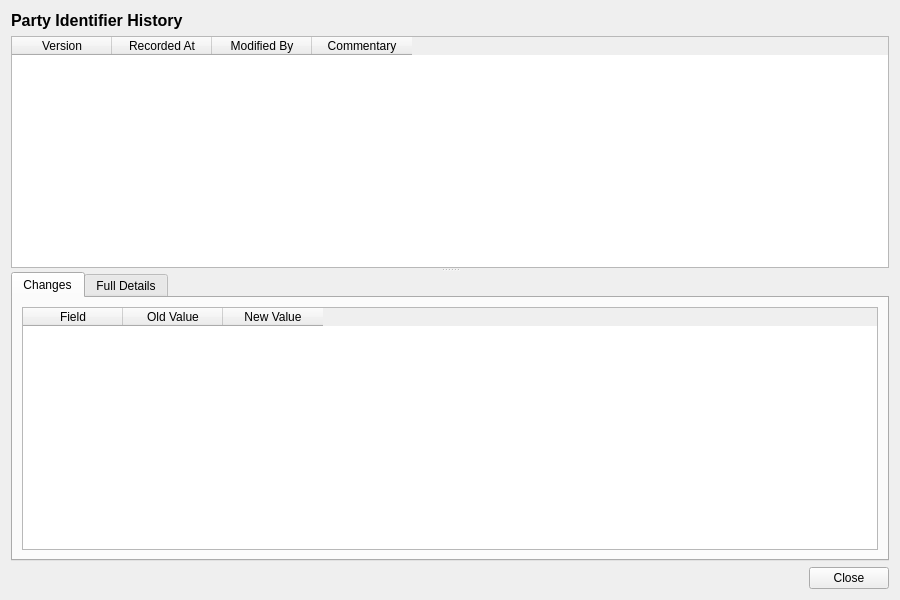
<?xml version="1.0" encoding="UTF-8"?>
<ui version="4.0">
 <class>PartyIdentifierHistoryDialog</class>
 <widget class="QWidget" name="PartyIdentifierHistoryDialog">
  <property name="geometry">
   <rect>
    <x>0</x>
    <y>0</y>
    <width>900</width>
    <height>600</height>
   </rect>
  </property>
  <property name="windowTitle">
   <string>Party Identifier History</string>
  </property>
  <layout class="QVBoxLayout" name="verticalLayout">
   <item>
    <widget class="QLabel" name="titleLabel">
     <property name="font">
      <font>
       <pointsize>12</pointsize>
       <bold>true</bold>
      </font>
     </property>
     <property name="text">
      <string>Party Identifier History</string>
     </property>
    </widget>
   </item>
   <item>
    <widget class="QSplitter" name="splitter">
     <property name="orientation">
      <enum>Qt::Vertical</enum>
     </property>
     <widget class="QTableWidget" name="versionListWidget">
      <property name="minimumHeight">
       <number>150</number>
      </property>
      <property name="maximumHeight">
       <number>250</number>
      </property>
      <property name="alternatingRowColors">
       <bool>true</bool>
      </property>
      <property name="editTriggers">
       <set>QAbstractItemView::NoEditTriggers</set>
      </property>
      <property name="selectionMode">
       <enum>QAbstractItemView::SingleSelection</enum>
      </property>
      <property name="selectionBehavior">
       <enum>QAbstractItemView::SelectRows</enum>
      </property>
      <column>
       <property name="text">
        <string>Version</string>
       </property>
      </column>
      <column>
       <property name="text">
        <string>Recorded At</string>
       </property>
      </column>
      <column>
       <property name="text">
        <string>Modified By</string>
       </property>
      </column>
      <column>
       <property name="text">
        <string>Commentary</string>
       </property>
      </column>
     </widget>
     <widget class="QWidget" name="detailWidget">
      <layout class="QVBoxLayout" name="detailLayout">
       <property name="leftMargin">
        <number>0</number>
       </property>
       <property name="topMargin">
        <number>0</number>
       </property>
       <property name="rightMargin">
        <number>0</number>
       </property>
       <property name="bottomMargin">
        <number>0</number>
       </property>
       <item>
        <widget class="QTabWidget" name="tabWidget">
         <property name="currentIndex">
          <number>0</number>
         </property>
         <widget class="QWidget" name="changesTab">
          <attribute name="title">
           <string>Changes</string>
          </attribute>
          <layout class="QVBoxLayout" name="changesTabLayout">
           <item>
            <widget class="QTableWidget" name="changesTableWidget">
             <property name="editTriggers">
              <set>QAbstractItemView::NoEditTriggers</set>
             </property>
             <property name="alternatingRowColors">
              <bool>true</bool>
             </property>
             <property name="selectionMode">
              <enum>QAbstractItemView::SingleSelection</enum>
             </property>
             <property name="selectionBehavior">
              <enum>QAbstractItemView::SelectRows</enum>
             </property>
             <column>
              <property name="text">
               <string>Field</string>
              </property>
             </column>
             <column>
              <property name="text">
               <string>Old Value</string>
              </property>
             </column>
             <column>
              <property name="text">
               <string>New Value</string>
              </property>
             </column>
            </widget>
           </item>
          </layout>
         </widget>
         <widget class="QWidget" name="fullDetailsTab">
          <attribute name="title">
           <string>Full Details</string>
          </attribute>
          <layout class="QVBoxLayout" name="fullDetailsTabLayout">
           <item>
            <widget class="QScrollArea" name="scrollArea">
             <property name="widgetResizable">
              <bool>true</bool>
             </property>
             <widget class="QWidget" name="scrollAreaWidgetContents">
              <property name="geometry">
               <rect>
                <x>0</x>
                <y>0</y>
                <width>560</width>
                <height>450</height>
               </rect>
              </property>
              <layout class="QFormLayout" name="formLayout">
               <item row="0" column="0">
                <widget class="QLabel" name="idLabel">
                 <property name="text">
                  <string>Id:</string>
                 </property>
                </widget>
               </item>
               <item row="0" column="1">
                <widget class="QLabel" name="idValue">
                 <property name="text">
                  <string/>
                 </property>
                </widget>
               </item>
               <item row="1" column="0">
                <widget class="QLabel" name="id_schemeLabel">
                 <property name="text">
                  <string>Scheme:</string>
                 </property>
                </widget>
               </item>
               <item row="1" column="1">
                <widget class="QLabel" name="idSchemeValue">
                 <property name="text">
                  <string/>
                 </property>
                </widget>
               </item>
               <item row="2" column="0">
                <widget class="QLabel" name="id_valueLabel">
                 <property name="text">
                  <string>Value:</string>
                 </property>
                </widget>
               </item>
               <item row="2" column="1">
                <widget class="QLabel" name="idValueValue">
                 <property name="text">
                  <string/>
                 </property>
                </widget>
               </item>
               <item row="3" column="0">
                <widget class="QLabel" name="descriptionLabel">
                 <property name="text">
                  <string>Description:</string>
                 </property>
                </widget>
               </item>
               <item row="3" column="1">
                <widget class="QLabel" name="descriptionValue">
                 <property name="text">
                  <string/>
                 </property>
                </widget>
               </item>
               <item row="4" column="0">
                <widget class="QLabel" name="versionNumberLabel">
                 <property name="text">
                  <string>Version:</string>
                 </property>
                </widget>
               </item>
               <item row="4" column="1">
                <widget class="QLabel" name="versionNumberValue">
                 <property name="text">
                  <string/>
                 </property>
                </widget>
               </item>
               <item row="5" column="0">
                <widget class="QLabel" name="modifiedByLabel">
                 <property name="text">
                  <string>Modified By:</string>
                 </property>
                </widget>
               </item>
               <item row="5" column="1">
                <widget class="QLabel" name="modifiedByValue">
                 <property name="text">
                  <string/>
                 </property>
                </widget>
               </item>
               <item row="6" column="0">
                <widget class="QLabel" name="recordedAtLabel">
                 <property name="text">
                  <string>Recorded At:</string>
                 </property>
                </widget>
               </item>
               <item row="6" column="1">
                <widget class="QLabel" name="recordedAtValue">
                 <property name="text">
                  <string/>
                 </property>
                </widget>
               </item>
               <item row="7" column="0">
                <widget class="QLabel" name="changeCommentaryLabel">
                 <property name="text">
                  <string>Change Commentary:</string>
                 </property>
                </widget>
               </item>
               <item row="7" column="1">
                <widget class="QLabel" name="changeCommentaryValue">
                 <property name="text">
                  <string/>
                 </property>
                 <property name="wordWrap">
                  <bool>true</bool>
                 </property>
                </widget>
               </item>
              </layout>
             </widget>
            </widget>
           </item>
          </layout>
         </widget>
        </widget>
       </item>
      </layout>
     </widget>
    </widget>
   </item>
   <item>
    <layout class="QHBoxLayout" name="buttonLayout">
     <item>
      <spacer name="horizontalSpacer">
       <property name="orientation">
        <enum>Qt::Horizontal</enum>
       </property>
       <property name="sizeHint" stdset="0">
        <size><width>40</width><height>20</height></size>
       </property>
      </spacer>
     </item>
     <item>
      <widget class="QPushButton" name="closeButton">
       <property name="text">
        <string>Close</string>
       </property>
      </widget>
     </item>
    </layout>
   </item>
  </layout>
 </widget>
 <resources/>
 <connections/>
</ui>
